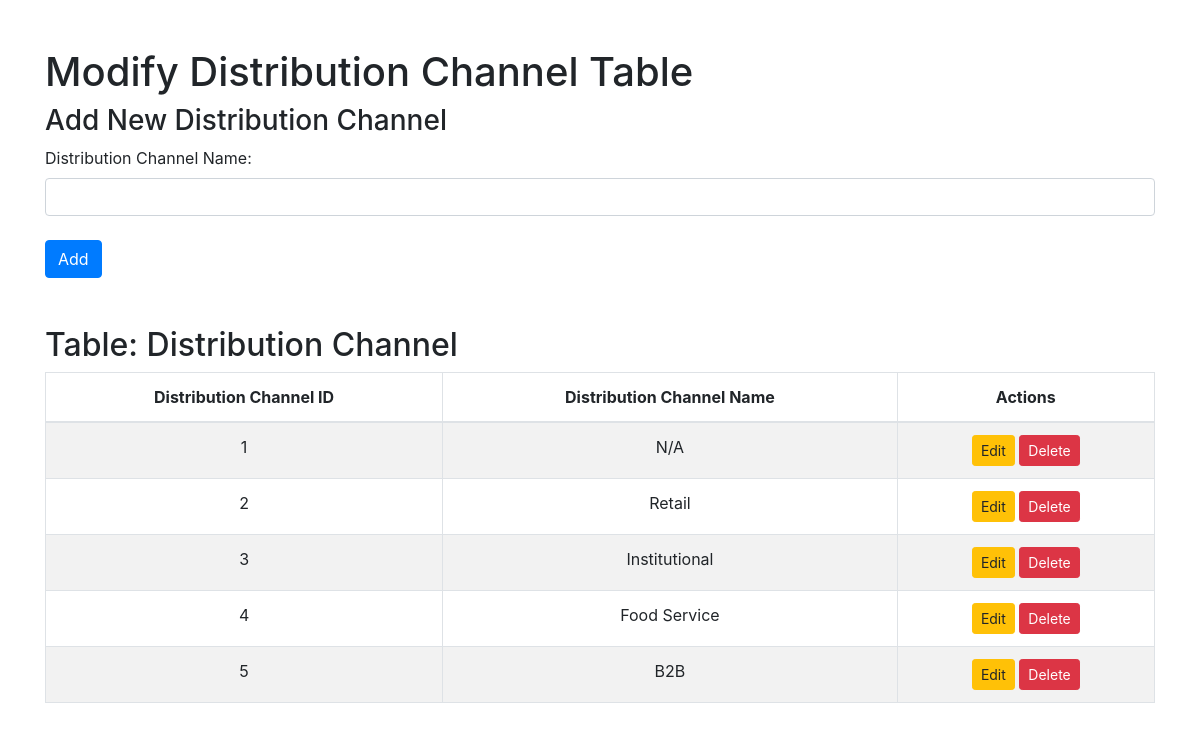
/input_tables/input_distribution_channel.php, run on the app's committed database.
### tables this page shows
CREATE TABLE `distributionchannel` (
  `DistributionChannelID` int(11) NOT NULL,
  `DistributionChannelName` varchar(255) NOT NULL
);

### input_tables/input_distribution_channel.php (the view, shortened to what this page needs)
<?php
include('../db_connect.php');
?>
<!DOCTYPE html>
<html>
<head>
    <link href="https://cdnjs.cloudflare.com/ajax/libs/bootstrap/4.6.2/css/bootstrap.min.css" rel="stylesheet">
</head>
<body>
    <div class="container mt-5">
        <h1>Modify Distribution Channel Table</h1>
        <h3>Add New Distribution Channel</h3>
        <form method="post" action="input_distribution_channel.php" class="mb-4">
            <div class="form-group">
                <label for="distributionChannelName">Distribution Channel Name:</label>
                <input type="text" id="distributionChannelName" name="distributionChannelName" class="form-control" required>
            </div>
            <button type="submit" class="btn btn-primary mt-2">Add</button>
        </form>
        <h2>Table: Distribution Channel</h2>
        <div class="table-responsive">
            <table class="table table-bordered table-striped">
                <thead>
                    <tr>
                        <th>Distribution Channel ID</th>
                        <th>Distribution Channel Name</th>
                        <th>Actions</th>
                    </tr>
                </thead>
                <tbody>
                    <?php
                    $result = $conn->query("SELECT * FROM distributionchannel ORDER BY DistributionChannelID");
                    while ($row = $result->fetch_assoc()) {
                        echo "<tr>";
                        echo "<td>" . htmlspecialchars($row['DistributionChannelID']) . "</td>";
                        echo "<td>" . htmlspecialchars($row['DistributionChannelName']) . "</td>";
                        echo "<td>";
                        echo "<a href='?action=edit&id=" . $row['DistributionChannelID'] . "' class='btn btn-warning btn-sm'>Edit</a> ";
                        echo "<a href='?action=delete&id=" . $row['DistributionChannelID'] . "' class='btn btn-danger btn-sm' onclick=\"return confirm('Are you sure you want to delete this record?');\">Delete</a>";
                        echo "</td>";
                        echo "</tr>";
                    }
                    ?>
                </tbody>
            </table>
        </div>
    </div>
</body>
</html>

### input_tables/input_distribution_channel.php (style rules this page uses)
table th, table td { text-align: center; vertical-align: middle; }
.table-responsive { max-height: 400px; overflow-y: auto; }
.table thead th { position: sticky; top: 0; background-color: #fff; z-index: 1; }

### data on the page
distributionchannel: DistributionChannelID "1", DistributionChannelName "N/A"
distributionchannel: DistributionChannelID "2", DistributionChannelName "Retail"
distributionchannel: DistributionChannelID "3", DistributionChannelName "Institutional"
distributionchannel: DistributionChannelID "4", DistributionChannelName "Food Service"
distributionchannel: DistributionChannelID "5", DistributionChannelName "B2B"
